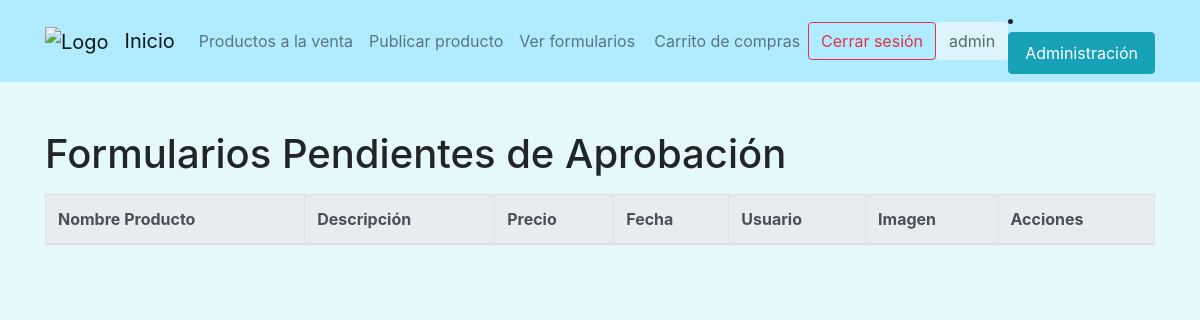
Page /ver-formularios/ (signed in) on the earlier database version.
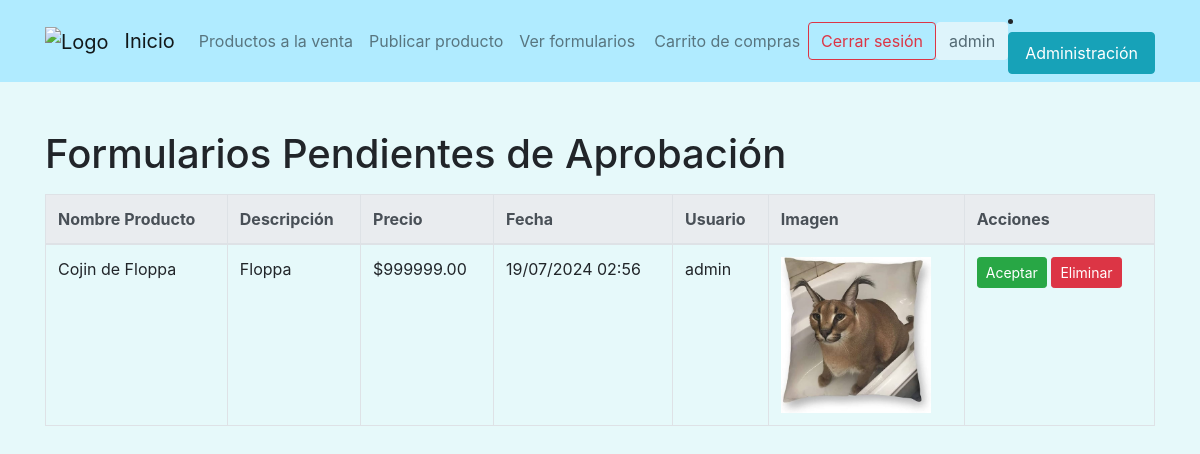
Same page on the later database version.
### tienda/models.py (models this page shows, shortened)
class Producto(models.Model):
    id = models.AutoField(primary_key=True)
    titulo = models.CharField(max_length=100, unique=True)
    descripcion = models.TextField()
    precio = models.DecimalField(max_digits=10, decimal_places=2)
    fecha = models.DateTimeField(default=timezone.now)
    usuario = models.ForeignKey(User, on_delete=models.CASCADE, default=None)
    aprobado = models.BooleanField(default=False)
    vendido = models.BooleanField(default=False)
    imagen = models.ImageField(upload_to='productos/', null=True, blank=True)

### tienda/views.py (the view)
# urls.py: path('ver-formularios/', views.ver_formularios, name='ver_formularios'),
@staff_member_required
def ver_formularios(request):
    productos_pendientes = Producto.objects.filter(aprobado=False)
    return render(request, 'tienda/ver_formularios.html', {'productos': productos_pendientes})

### tienda/templates/tienda/ver_formularios.html (shortened to what this page needs)
<!DOCTYPE html>
{% load static %}
<html lang="es">
<head>
    <link rel="stylesheet" href="https://stackpath.bootstrapcdn.com/bootstrap/4.5.2/css/bootstrap.min.css">
</head>
<body>
    {% include 'tienda/navbar.html' %}
    <div class="container mt-5">
        <h1>Formularios Pendientes de Aprobación</h1>
        <table class="table table-bordered table-hover mt-3">
            <thead class="thead-light">
                <tr>
                    <th>Nombre Producto</th>
                    <th>Descripción</th>
                    <th>Precio</th>
                    <th>Fecha</th>
                    <th>Usuario</th>
                    <th>Imagen</th>
                    <th>Acciones</th>
                </tr>
            </thead>
            <tbody>
                {% for producto in productos %}
                <tr>
                    <td>{{ producto.titulo }}</td>
                    <td>{{ producto.descripcion }}</td>
                    <td>${{ producto.precio }}</td>
                    <td>{{ producto.fecha|date:"d/m/Y H:i" }}</td>
                    <td>{{ producto.usuario.username }}</td>
                    <td>
                        {% if producto.imagen %}
                        <img src="{{ producto.imagen.url }}" alt="{{ producto.titulo }}" style="max-width: 150px;">
                        {% else %}
                        <p>Sin Imagen</p>
                        {% endif %}
                    </td>
                    <td>
                        <form action="{% url 'tienda:aceptar_producto' producto.pk %}" method="post" style="display:inline;">
                            <button type="submit" class="btn btn-success btn-sm">Aceptar</button>
                        </form>
                        <form action="{% url 'tienda:eliminar_producto' producto.pk %}" method="post" style="display:inline;">
                            <button type="submit" class="btn btn-danger btn-sm">Eliminar</button>
                        </form>
                    </td>
                </tr>
                {% endfor %}
            </tbody>
        </table>
    </div>
</body>
</html>

Differences in the rows shown:
added Producto: titulo "Cojin de Floppa", descripcion "Floppa", precio "999999.00", fecha "19/07/2024 02:56", usuario.username "admin", imagen (picture)
